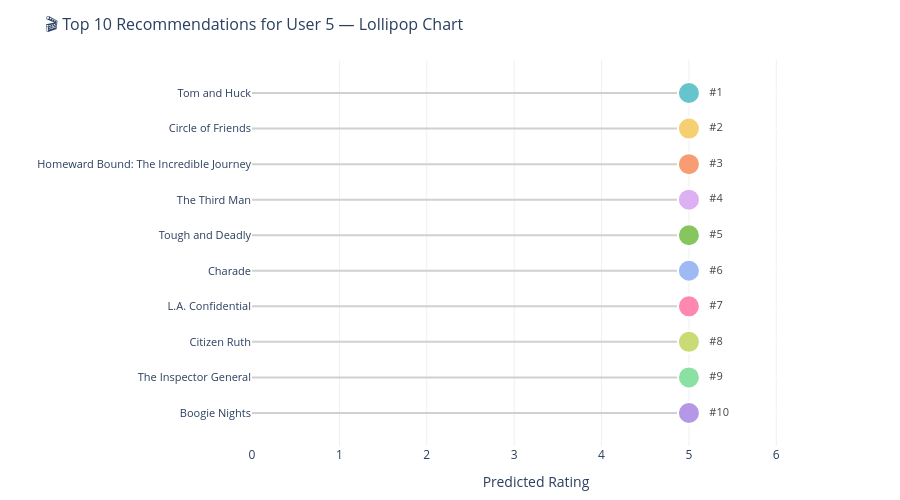

Notebook code cell kept with this figure:
### Markdown cell above
---
## 📊 Chart 1 — Horizontal Lollipop Chart
> **Why better than bar chart?** Lollipop charts reduce ink-to-data ratio and look cleaner when all values are equal. The dot markers draw the eye to the exact value without heavy bars.

### Code cell
fig = go.Figure()

colors = px.colors.qualitative.Pastel

for i, row in df.iterrows():
    fig.add_trace(go.Scatter(
        x=[0, row['Predicted_Rating']],
        y=[row['Movie'], row['Movie']],
        mode='lines',
        line=dict(color='#d0d0d0', width=2),
        showlegend=False,
        hoverinfo='skip'
    ))
    fig.add_trace(go.Scatter(
        x=[row['Predicted_Rating']],
        y=[row['Movie']],
        mode='markers+text',
        marker=dict(size=22, color=colors[i % len(colors)], line=dict(width=2, color='white')),
        text=[f"  #{row['Rank']}"],
        textposition='middle right',
        textfont=dict(size=11, color='#444'),
        name=row['Primary_Genre'],
        hovertemplate=(
            f"<b>{row['Movie']}</b><br>"
            f"Year: {row['Year']}<br>"
            f"Genre: {row['Genre']}<br>"
            f"Predicted Rating: {row['Predicted_Rating']}<br>"
            f"Global Avg: {row['Avg_Global_Rating']}<extra></extra>"
        ),
        showlegend=False
    ))

fig.update_layout(
    title=dict(text='🎬 Top 10 Recommendations for User 5 — Lollipop Chart', font=dict(size=16)),
    xaxis=dict(title='Predicted Rating', range=[0, 6.5], gridcolor='#f0f0f0'),
    yaxis=dict(title='', autorange='reversed', tickfont=dict(size=11)),
    plot_bgcolor='white',
    paper_bgcolor='white',
    height=500,
    margin=dict(l=250, r=80, t=60, b=50)
)

fig.show()

### Figure 1 — Plotly figure (JSON) as saved in the notebook; plotly's stock layout.template omitted (floating-point values rounded to 4 significant figures)
{"data": [{"hoverinfo": "skip", "line": {"color": "#d0d0d0", "width": 2}, "mode": "lines", "showlegend": false, "type": "scatter", "x": [0, 5], "y": ["Tom and Huck", "Tom and Huck"]}, {"hovertemplate": "<b>Tom and Huck</b><br>Year: 1995<br>Genre: Adventure/Family<br>Predicted Rating: 5.0<br>Global Avg: 3.4<extra></extra>", "marker": {"color": "rgb(102, 197, 204)", "line": {"color": "white", "width": 2}, "size": 22}, "mode": "markers+text", "name": "Adventure", "showlegend": false, "text": ["  #1"], "textfont": {"color": "#444", "size": 11}, "textposition": "middle right", "type": "scatter", "x": [5], "y": ["Tom and Huck"]}, {"hoverinfo": "skip", "line": {"color": "#d0d0d0", "width": 2}, "mode": "lines", "showlegend": false, "type": "scatter", "x": [0, 5], "y": ["Circle of Friends", "Circle of Friends"]}, {"hovertemplate": "<b>Circle of Friends</b><br>Year: 1995<br>Genre: Drama/Romance<br>Predicted Rating: 5.0<br>Global Avg: 3.6<extra></extra>", "marker": {"color": "rgb(246, 207, 113)", "line": {"color": "white", "width": 2}, "size": 22}, "mode": "markers+text", "name": "Drama", "showlegend": false, "text": ["  #2"], "textfont": {"color": "#444", "size": 11}, "textposition": "middle right", "type": "scatter", "x": [5], "y": ["Circle of Friends"]}, {"hoverinfo": "skip", "line": {"color": "#d0d0d0", "width": 2}, "mode": "lines", "showlegend": false, "type": "scatter", "x": [0, 5], "y": ["Homeward Bound: The Incredible Journey", "Homeward Bound: The Incredible Journey"]}, {"hovertemplate": "<b>Homeward Bound: The Incredible Journey</b><br>Year: 1993<br>Genre: Adventure/Family<br>Predicted Rating: 5.0<br>Global Avg: 4.0<extra></extra>", "marker": {"color": "rgb(248, 156, 116)", "line": {"color": "white", "width": 2}, "size": 22}, "mode": "markers+text", "name": "Adventure", "showlegend": false, "text": ["  #3"], "textfont": {"color": "#444", "size": 11}, "textposition": "middle right", "type": "scatter", "x": [5], "y": ["Homeward Bound: The Incredible Journey"]}, {"hoverinfo": "skip", "line": {"color": "#d0d0d0", "width": 2}, "mode": "lines", "showlegend": false, "type": "scatter", "x": [0, 5], "y": ["The Third Man", "The Third Man"]}, {"hovertemplate": "<b>The Third Man</b><br>Year: 1949<br>Genre: Film-Noir/Thriller<br>Predicted Rating: 5.0<br>Global Avg: 4.4<extra></extra>", "marker": {"color": "rgb(220, 176, 242)", "line": {"color": "white", "width": 2}, "size": 22}, "mode": "markers+text", "name": "Thriller", "showlegend": false, "text": ["  #4"], "textfont": {"color": "#444", "size": 11}, "textposition": "middle right", "type": "scatter", "x": [5], "y": ["The Third Man"]}, {"hoverinfo": "skip", "line": {"color": "#d0d0d0", "width": 2}, "mode": "lines", "showlegend": false, "type": "scatter", "x": [0, 5], "y": ["Tough and Deadly", "Tough and Deadly"]}, {"hovertemplate": "<b>Tough and Deadly</b><br>Year: 1995<br>Genre: Action/Thriller<br>Predicted Rating: 5.0<br>Global Avg: 3.1<extra></extra>", "marker": {"color": "rgb(135, 197, 95)", "line": {"color": "white", "width": 2}, "size": 22}, "mode": "markers+text", "name": "Action", "showlegend": false, "text": ["  #5"], "textfont": {"color": "#444", "size": 11}, "textposition": "middle right", "type": "scatter", "x": [5], "y": ["Tough and Deadly"]}, {"hoverinfo": "skip", "line": {"color": "#d0d0d0", "width": 2}, "mode": "lines", "showlegend": false, "type": "scatter", "x": [0, 5], "y": ["Charade", "Charade"]}, {"hovertemplate": "<b>Charade</b><br>Year: 1963<br>Genre: Comedy/Mystery<br>Predicted Rating: 5.0<br>Global Avg: 4.1<extra></extra>", "marker": {"color": "rgb(158, 185, 243)", "line": {"color": "white", "width": 2}, "size": 22}, "mode": "markers+text", "name": "Comedy", "showlegend": false, "text": ["  #6"], "textfont": {"color": "#444", "size": 11}, "textposition": "middle right", "type": "scatter", "x": [5], "y": ["Charade"]}, {"hoverinfo": "skip", "line": {"color": "#d0d0d0", "width": 2}, "mode": "lines", "showlegend": false, "type": "scatter", "x": [0, 5], "y": ["L.A. Confidential", "L.A. Confidential"]}, {"hovertemplate": "<b>L.A. Confidential</b><br>Year: 1997<br>Genre: Crime/Film-Noir<br>Predicted Rating: 5.0<br>Global Avg: 4.2<extra></extra>", "marker": {"color": "rgb(254, 136, 177)", "line": {"color": "white", "width": 2}, "size": 22}, "mode": "markers+text", "name": "Crime", "showlegend": false, "text": ["  #7"], "textfont": {"color": "#444", "size": 11}, "textposition": "middle right", "type": "scatter", "x": [5], "y": ["L.A. Confidential"]}, {"hoverinfo": "skip", "line": {"color": "#d0d0d0", "width": 2}, "mode": "lines", "showlegend": false, "type": "scatter", "x": [0, 5], "y": ["Citizen Ruth", "Citizen Ruth"]}, {"hovertemplate": "<b>Citizen Ruth</b><br>Year: 1996<br>Genre: Comedy/Drama<br>Predicted Rating: 5.0<br>Global Avg: 3.3<extra></extra>", "marker": {"color": "rgb(201, 219, 116)", "line": {"color": "white", "width": 2}, "size": 22}, "mode": "markers+text", "name": "Comedy", "showlegend": false, "text": ["  #8"], "textfont": {"color": "#444", "size": 11}, "textposition": "middle right", "type": "scatter", "x": [5], "y": ["Citizen Ruth"]}, {"hoverinfo": "skip", "line": {"color": "#d0d0d0", "width": 2}, "mode": "lines", "showlegend": false, "type": "scatter", "x": [0, 5], "y": ["The Inspector General", "The Inspector General"]}, {"hovertemplate": "<b>The Inspector General</b><br>Year: 1949<br>Genre: Comedy/Musical<br>Predicted Rating: 5.0<br>Global Avg: 3.5<extra></extra>", "marker": {"color": "rgb(139, 224, 164)", "line": {"color": "white", "width": 2}, "size": 22}, "mode": "markers+text", "name": "Comedy", "showlegend": false, "text": ["  #9"], "textfont": {"color": "#444", "size": 11}, "textposition": "middle right", "type": "scatter", "x": [5], "y": ["The Inspector General"]}, {"hoverinfo": "skip", "line": {"color": "#d0d0d0", "width": 2}, "mode": "lines", "showlegend": false, "type": "scatter", "x": [0, 5], "y": ["Boogie Nights", "Boogie Nights"]}, {"hovertemplate": "<b>Boogie Nights</b><br>Year: 1997<br>Genre: Drama<br>Predicted Rating: 5.0<br>Global Avg: 3.9<extra></extra>", "marker": {"color": "rgb(180, 151, 231)", "line": {"color": "white", "width": 2}, "size": 22}, "mode": "markers+text", "name": "Drama", "showlegend": false, "text": ["  #10"], "textfont": {"color": "#444", "size": 11}, "textposition": "middle right", "type": "scatter", "x": [5], "y": ["Boogie Nights"]}], "layout": {"height": 500, "margin": {"b": 50, "l": 250, "r": 80, "t": 60}, "paper_bgcolor": "white", "plot_bgcolor": "white", "title": {"font": {"size": 16}, "text": "🎬 Top 10 Recommendations for User 5 — Lollipop Chart"}, "xaxis": {"gridcolor": "#f0f0f0", "range": [0, 6.5], "title": {"text": "Predicted Rating"}}, "yaxis": {"autorange": "reversed", "tickfont": {"size": 11}, "title": {"text": ""}}}}
